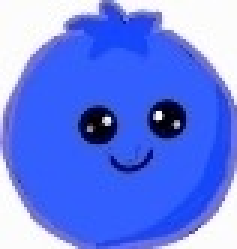
#> input picture original_pictures/blueberry_upgrade.jpeg, 79 x 83 px, found by its file name (shown 3 times larger)
$ python player_configuration.py
#> lines starting #> are read from the running program, lines starting #| are printed output that depends on the picture; after the words box and inside, x2 and y2 are one past the last pixel; in counts of white or black regions, pixels touching at a corner belong together
#> in remodel_player, image is the input picture: shape (83, 79, 3); mean R, G, B 101.8, 127.7, 235.8
"""Player loading and size configurator that are needed before the init of the class PLayer."""
import numpy as np
from skimage.transform import resize
from skimage import color
import matplotlib.pyplot as plt

LIST_PLAYER_FILES = ["blueberry_upgrade.jpeg",
                    "raspberry_upgrade.jpeg",
                    "cherry_upgrade.jpeg",
                    "strawberry_upgrade.jpeg",
                    "kiwi_upgrade.jpeg",
                    "lemon_upgrade.jpeg",
                    "apple_upgrade.jpeg",
                    "orange_upgrade.jpeg",
                    "dragonfruit_upgrade.jpeg",
                    "watermelone_upgrade.jpeg",
                ]
SCALE_FACTOR = 0.6
GRAY_FILTER = 0.95
COLOR_MASK = [0.098,0.098,0.098]
FILENAME_CUTOFF = -5

def resize_player(image:np.array)->np.array:
    """
    Resize the fruit player.
    :param image: the image to resize
    :return:resized image
    """
    return resize(image, (image.shape[0]*SCALE_FACTOR, image.shape[1]*SCALE_FACTOR))
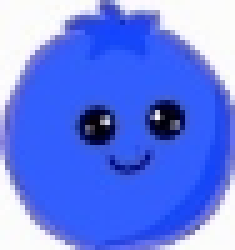
#> returned value: shape (50, 47, 3) float64 (shown 5 times larger); mean of channels 0, 1, 2 0.399, 0.501, 0.925; drawn as R, G, B


def recolor_player(image:np.array)->np.array:
    """
    Recolor the fruit player.
    :param image: the image to recolor
    :return:recolored fruit image
    """
    gray_image = color.rgb2gray(image)
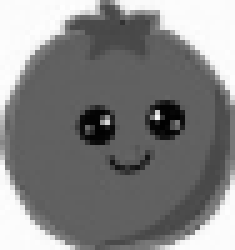
#> gray_image: shape (50, 47) float64 (shown 5 times larger); min 0.00479, max 0.997, mean 0.51
    mask = gray_image > GRAY_FILTER
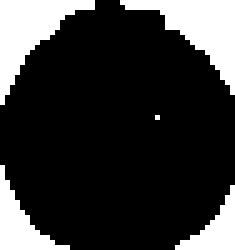
#> mask: shape (50, 47) bool (shown 5 times larger); 20.7% white; 5 white regions (1 under 20 px), largest, box (x1, y1, x2, y2) and area: (24, 0, 47, 19) 170, (0, 0, 19, 21) 162, (0, 33, 14, 50) 88, (35, 37, 47, 50) 66
    image[mask] = COLOR_MASK
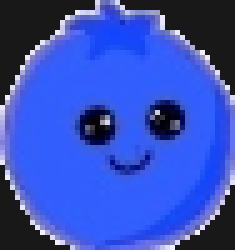
#> image: shape (50, 47, 3) float64 (shown 5 times larger); mean R, G, B 0.215, 0.317, 0.74
    return image


def remodel_player(player: str):
    """
    Remodel and save the fruit player.
    :param player: the file name of the fruit image
    """
    image = plt.imread(fr"original_pictures\{player}")
    resized_image = resize_player(image)
    image_color = recolor_player(resized_image)
    plt.imsave(fr"resized_pictures\resized_image_{LIST_PLAYER_FILES.index(player)}{player[:FILENAME_CUTOFF]}.jpeg",
               (image_color*255).astype(np.uint8))
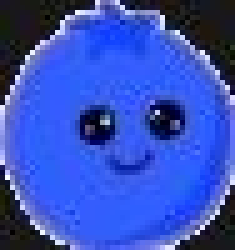
#> saved as resized_image_0blueberry_upgrade.jpeg: shape (50, 47, 3) (shown 5 times larger); mean R, G, B 54.5, 80.4, 187.2

if __name__ == "__main__":
    for player in LIST_PLAYER_FILES:
        remodel_player(player)
#> pass 2 of the loop `for player in LIST_PLAYER_FILES:`:
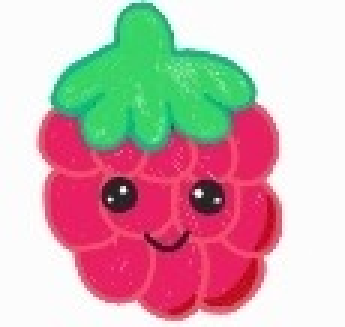
#> input picture raspberry_upgrade.jpeg, 115 x 109 px, found by its file name (shown 3 times larger)
#> in remodel_player, image is the input picture: shape (109, 115, 3); mean R, G, B 207.2, 174.2, 176.4
#> gray_image: shape (65, 69) float64
#> in recolor_player (call 2), `mask = gray_image > GRAY_FILTER`:
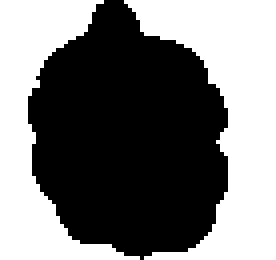
#> mask: shape (65, 69) bool (shown 4 times larger); 47% white; 2 white regions, box (x1, y1, x2, y2) and area: (31, 0, 69, 65) 1211, (0, 0, 35, 65) 899
#> image: shape (65, 69, 3) float64
#> in remodel_player (call 2), `plt.imsave(fr"resized_pictures\resized_image_{LIST_PLAYER_FILES.index(..`:
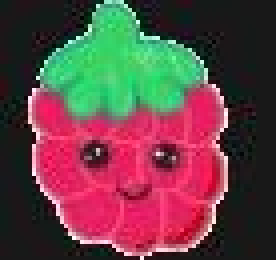
#> saved as resized_image_1raspberry_upgrade.jpeg: shape (65, 69, 3) (shown 4 times larger); mean R, G, B 99.7, 66.8, 69.1
#> pass 3 of the loop `for player in LIST_PLAYER_FILES:`:
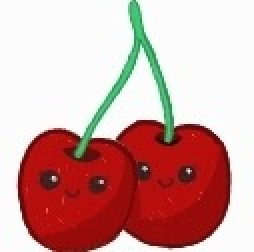
#> input picture original_pictures/cherry_upgrade.jpeg, 127 x 126 px, found by its file name (shown 2 times larger)
#> in remodel_player, image is the input picture: shape (126, 127, 3); mean R, G, B 209.4, 163.7, 160.8
#> gray_image: shape (76, 76) float64
#> in recolor_player (call 3), `mask = gray_image > GRAY_FILTER`:
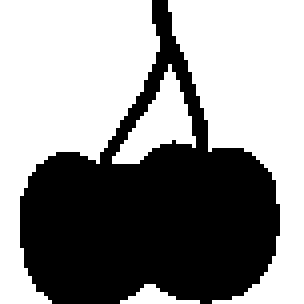
#> mask: shape (76, 76) bool (shown 4 times larger); 57.4% white; 1 black region, box (x1, y1, x2, y2) and area: (5, 0, 70, 76) 2463
#> image: shape (76, 76, 3) float64
#> in remodel_player (call 3), `plt.imsave(fr"resized_pictures\resized_image_{LIST_PLAYER_FILES.index(..`:
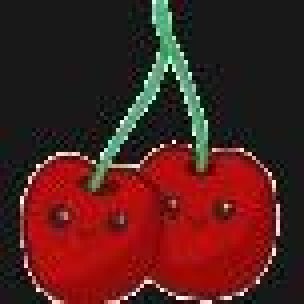
#> saved as resized_image_2cherry_upgrade.jpeg: shape (76, 76, 3) (shown 4 times larger); mean R, G, B 78.7, 32.7, 30
#> (the run stopped early here; a loop or call above may not have finished)
